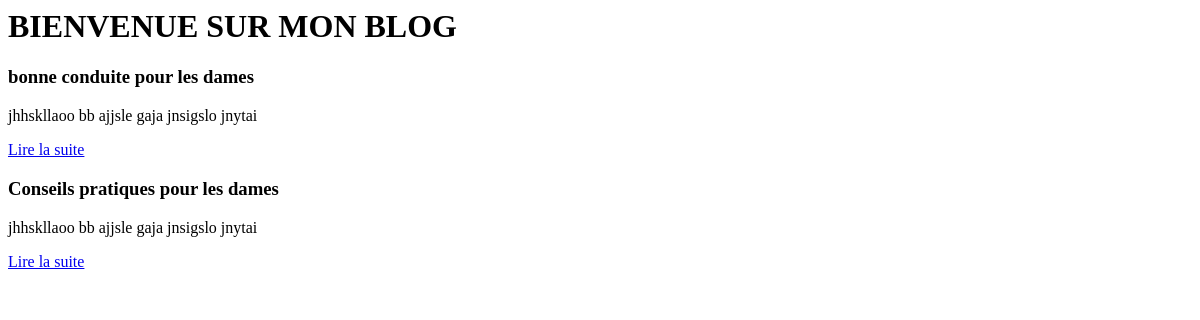
The page /blog/ on the database as committed earlier.
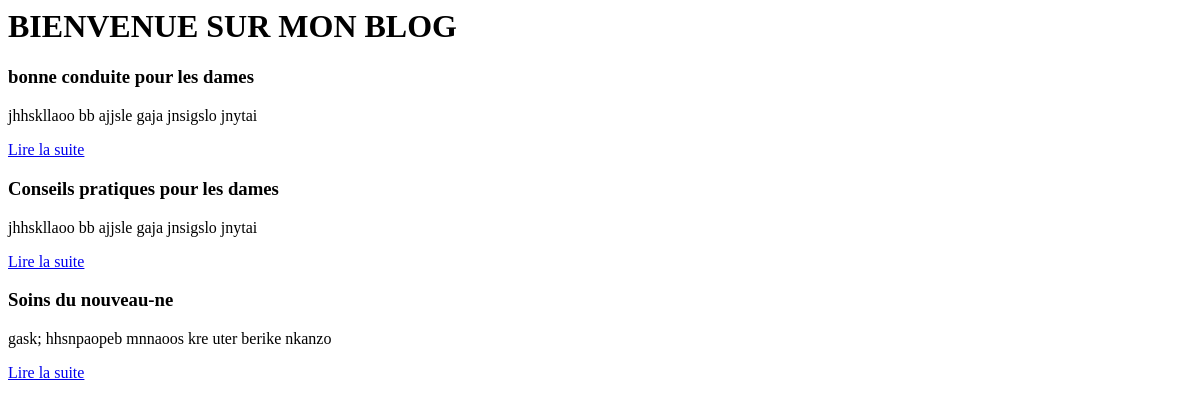
The same page on the database as committed later.
### blog/models.py (models this page shows, shortened)
class Article(models.Model):
       titre = models.CharField(max_length=100)
       slug = models.SlugField(max_length=100, null=True)
       auteur = models.CharField(max_length=50)
       contenu = models.TextField(null=True)
       date = models.DateTimeField(default=timezone.now,
                                   verbose_name='Date de publication')
       categorie = models.ForeignKey('Categorie', on_delete=models.CASCADE)
       class Meta:
           ordering = ['date']

### blog/views.py (the view)
# urls.py: path('',views.accueil, name='accueil'),
def accueil(request):
    articles = Article.objects.all()
    return render(request, 'blog/accueil.html', {'derniers_articles':articles})

### blog/templates/blog/accueil.html
<html>
<h1>BIENVENUE SUR MON BLOG</h1>
{% for article in derniers_articles %}
	<div class ="article">
		<h3>{{ article.titre }}</h3>
		<p>{{ article.contenu|truncatewords_html:10 }} </p>
		<p><a href="{% url 'lire' id=article.id slug=article.slug%}">Lire la suite</a></p>
	</div>
{% empty %}
	<p>Aucun article.</p>
{% endfor %}
</html>

Rows that differ between the two databases and show on the page:
added Article: titre "Soins du nouveau-ne", contenu "gask; hhsnpaopeb mnnaoos kre uter berike nkanzo"
